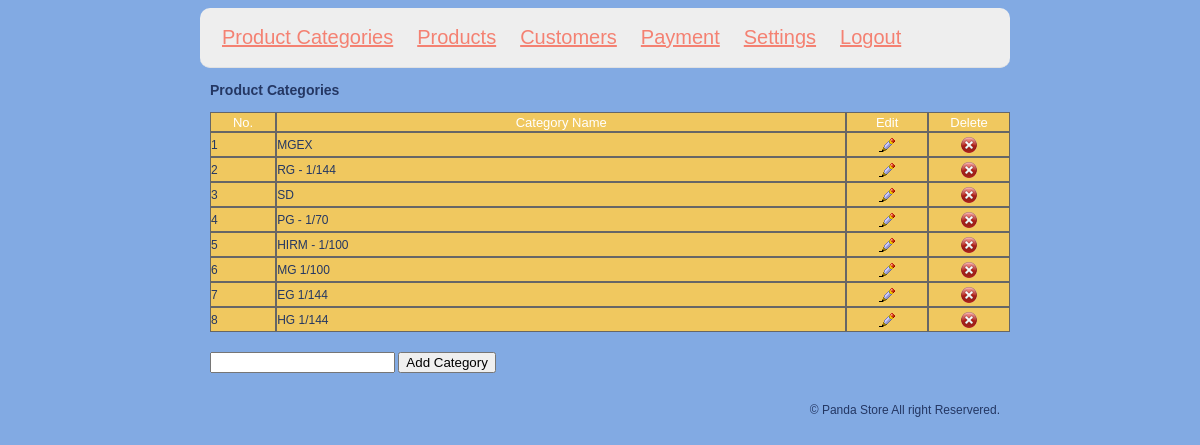
The page /admin/home.php (signed in) on the database its author committed.
### tables this page shows
CREATE TABLE `categories` (
  `categoriesid` int(11) NOT NULL,
  `categoriesname` varchar(50) NOT NULL
);

### admin/lib/function.php (called while the page is built, shortened)
<?
	function getData($sql){
		require('./config/connect.php');
		$result = mysqli_query($mydb, $sql);
		$i = 0;
		while($row = mysqli_fetch_array($result)){
			$data[$i++] = $row;
		}
		return $data;
	}
	function getRowCount($sql){
		require('./config/connect.php');
		$result = mysqli_query($mydb, $sql);
		$num = mysqli_num_rows($result);
		return $num;
	}
?>

### admin/categories.php (the view, shortened to what this page needs)
<?
	require_once('lib/function.php');
	$sql = "SELECT * FROM categories ORDER BY categoriesid desc";
	$rowcount = getRowCount($sql);
	$row = getData($sql);
?>
<h3>Product Categories</h3>
<table cellpadding="0" cellspacing="0" width="500px" class="displaytable">
<tr class="titletext" align="center" height="20px">
    <td width="40">No.</td>
	<td width="360">Category Name</td>
	<td width="50">Edit</td>
	<td width="50">Delete</td>
  </tr>
<?
	for($i=0; $i < $rowcount; $i++){
?>
	<tr height="25px">
		<td><? echo($i + 1) ?></td>
		<td><? echo($row[$i][1]) ?></td>
		<td align="center"><a href="?page=categoriesedit&id=<? echo($row[$i][0]) ?>"><img src="img/b_edit.png" width="16" height="16" /></a></td>
		<td align="center"><a href="?page=categoriesdelete&id=<? echo($row[$i][0]) ?>"  onClick="return confirm('Do you want to delete <? echo($row[$i][1]) ?> catogry?');"><img src="img/b_drop.png" width="16" height="16" /></a></td>
    </tr>
<?
	}
?>
</table>
<div class="space"></div>
<form action="?page=categoriesadd" method="post" onsubmit="return validcat();">
  <input type="text" name="name" id="name" />
  <input type="submit" value="Add Category" />
</form>
<div class="space"></div>

### admin/home.php (shortened to what this page needs)
<!DOCTYPE html PUBLIC "-//W3C//DTD XHTML 1.0 Transitional//EN" "http://www.w3.org/TR/xhtml1/DTD/xhtml1-transitional.dtd">
<html xmlns="http://www.w3.org/1999/xhtml">
<head>
<link href="css/style.css" rel="stylesheet" type="text/css" />
</head>
<?
	$page = $_GET['page'];
	if($page == ''){
		$page = 'categories';
	}
?>
<body>
<div class="frame">
<div class="menupanel">
<div class="top-nav group" aria-hidden="true">
            <ul class="top-nav-quicklink flexContain">
                <li><a href="?page=categories">Product Categories</a></li>
                <li><a href="?page=products">Products</a></a></li>
                <li><a href="?page=customers">Customers</a></li>
                <li><a href="?page=payment">Payment</a></li>
                <li><a href="?page=settings">Settings</a></li>
                <li><a href="?page=logout">Logout</a></li>
            </ul>
</div>
</div>
    <div class="mainbody">
		<div class="content">
                <?
					if(file_exists($page . '.php') == 1){
						require( $page . '.php');
					}
					else{
						require('categories.php');
					}
				?>
		</div>
    </div>
<div class="copyright">&copy; Panda Store All right Reservered.</div>
</div>
</body>
</html>

### admin/css/style.css (style rules this page uses)
body { background-color:#82AAE3; font-family:Verdana, Arial, Helvetica, sans-serif; font-size:12px; color:#243763; align-items: center; }
.frame { margin:auto; width: 800px; align-content: center; }
.displaytable tr td { border:solid #666666 1px; }
.titletext { color:#FFFFFF; font-size:13px; }
table { width:800px; background-color: #f0c85f; }
.mainbody { background-color:#82AAE3; width:810px; }
.content { margin-left:10px; margin-top:10px; }
.space { height:20px; }
.copyright { display: flex; float: right; margin-top: 10px; margin-right: 0px; }
.top-nav { display: flex; background: #eee; width: 810px; border-bottom: 1px #e1e1e1 solid; border-radius: 10px; justify-content: space-between; }
ul { display:flex; padding: 0 10px; justify-content: space-between; }
.top-nav-quicklink li { display: flex; }
.top-nav-quicklink li a { color: #F48172; padding: 6px 12px; font-size: 20px; color: #F48172; }

### rows shown on the page
categories: categoriesname "MGEX"
categories: categoriesname "RG - 1/144"
categories: categoriesname "SD"
categories: categoriesname "PG - 1/70"
categories: categoriesname "HIRM - 1/100"
categories: categoriesname "MG 1/100"
categories: categoriesname "EG 1/144"
categories: categoriesname "HG 1/144"
